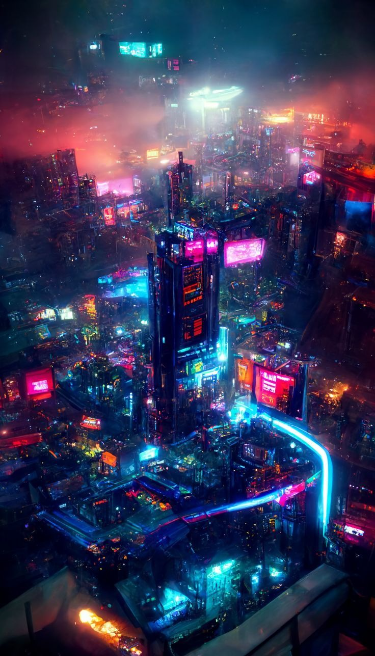
#> input picture Image.png, 375 x 656 px
$ python CitraLinier.py
#> lines starting #> are read from the running program, lines starting #| are printed output that depends on the picture
import cv2
import copy

GrayImg = cv2.imread("Image.png", cv2.IMREAD_GRAYSCALE)
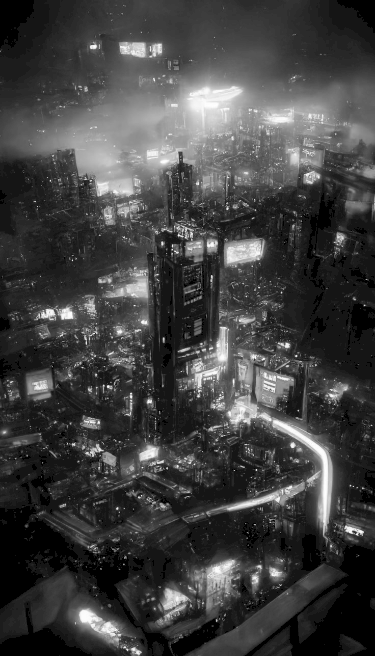
#> GrayImg: shape (656, 375); min 0, max 255, mean 64.9

IMG = copy.deepcopy(GrayImg)
cv2.imshow ("citra linier", IMG)
cv2.waitKey(0)
cv2.destroyAllWindows()
